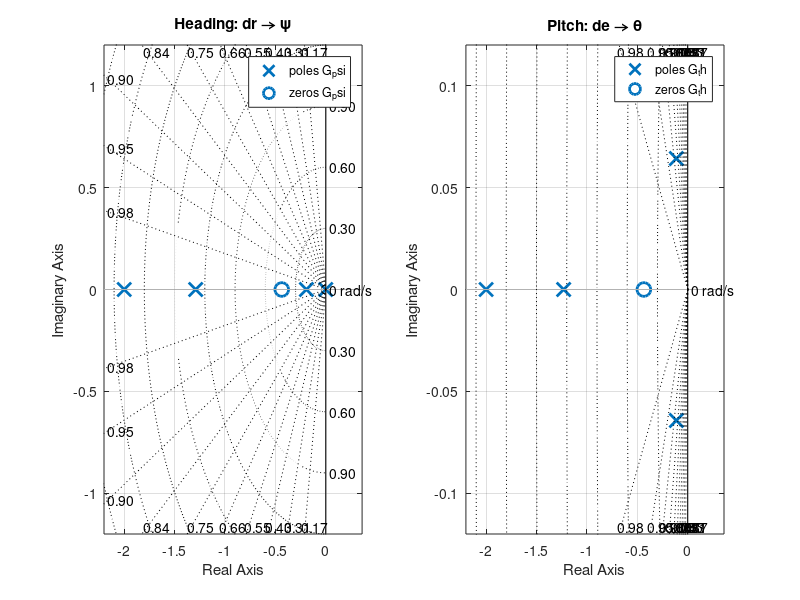
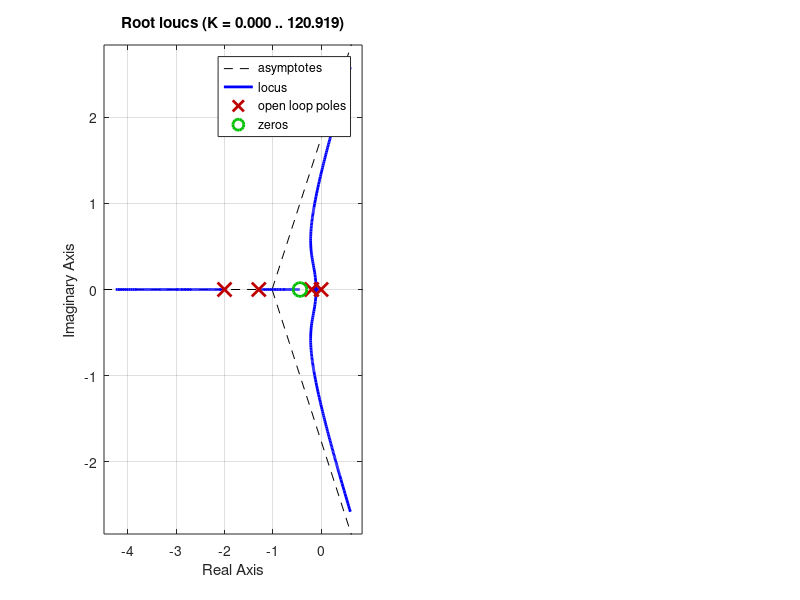

Recreate these plots in MATLAB, in order. (Note: this script raises an error after producing the figures.)
%% s1_openloop_analysis.m  —  ACIK-CEVRIM ANALIZI (KUTUP/SIFIR + ROOT-LOCUS + STEP)
%  >>> ODEVDE ISTENEN "bastaki 2 acik-cevrim fonksiyonunun pzmap/rlocus/step" <<<
%  Bu betik, kontrolcu eklenmeden once iki plantin davranisini grafiklerle gosterir:
%   Sekil 1: Kutup-sifir haritalari (pzmap)  — her iki kanal
%   Sekil 2: Kok yer egrileri (rlocus)        — her iki kanal (zeta=0.559 izgaralı)
%   Sekil 3: Acik-cevrim birim basamak yaniti — her iki kanal
%  Calistir:  >> s1_openloop_analysis
clear; clc; close all;
s = tf('s');
G_psi = -0.25*(s+0.437)/(s*(s+2)*(s+1.29)*(s+0.193));
G_th  = -0.25*(s+0.435)/((s+2)*(s+1.23)*(s^2+0.226*s+0.0169));

%% --- SEKIL 1: Kutup-Sifir Haritalari ---
figure('Name','Acik-cevrim kutup-sifir haritalari','Color','w');
subplot(1,2,1); pzmap(G_psi); grid on; title('Heading: dr \rightarrow \psi'); sgrid;
subplot(1,2,2); pzmap(G_th);  grid on; title('Pitch: de \rightarrow \theta'); sgrid;
% Heading: orijinde integrator (s=0) dikkat ceker -> Type-1
% Pitch:   orijine cok yakin yavas kompleks cift (-0.113+-j0.064) -> zorlu

%% --- SEKIL 2: Kok Yer Egrileri (root-locus) ---
% NOT: plant kazanci negatif oldugundan, fiziksel olarak anlamli (net pozitif)
% kok yer egrisi icin -G kullanilir (negatif geri besleme ile kapali-cevrim).
figure('Name','Acik-cevrim kok yer egrileri','Color','w');
subplot(1,2,1); rlocus(-G_psi); sgrid(0.559,0); axis([-3 0.5 -3 3]);
title('Heading kok yer egrisi  (-G_{\psi})');
subplot(1,2,2); rlocus(-G_th);  sgrid(0.559,0); axis([-3 0.5 -3 3]);
title('Pitch kok yer egrisi  (-G_{\theta})');
% sgrid(0.559,0): zeta=0.559 (yani %12 asim) dogrusunu cizer. Egrinin bu
% dogruyu kestigi nokta, sadece kazancla ulasilabilen %12-asim noktasidir.

%% --- SEKIL 3: Acik-cevrim birim basamak yaniti ---
figure('Name','Acik-cevrim birim basamak','Color','w');
subplot(1,2,1); step(G_psi,40); grid on; title('Heading acik-cevrim (integrator -> sinirsiz)');
subplot(1,2,2); step(G_th,40);  grid on; title('Pitch acik-cevrim (Type-0, ~35 s yavas)');

%% --- Konsol: pitch yavas kompleks ciftin wn, zeta ---
p = pole(G_th); pc = p(abs(imag(p))>1e-6); pc = pc(1);
wn = abs(pc); zt = -real(pc)/wn;
fprintf('Pitch yavas kompleks cift: wn=%.3f, zeta=%.3f (yavas ama IYI sonumlu)\n', wn, zt);
fprintf('Heading: s=0 integratoru var -> acik-cevrim basamaga sinirsiz buyur.\n');
